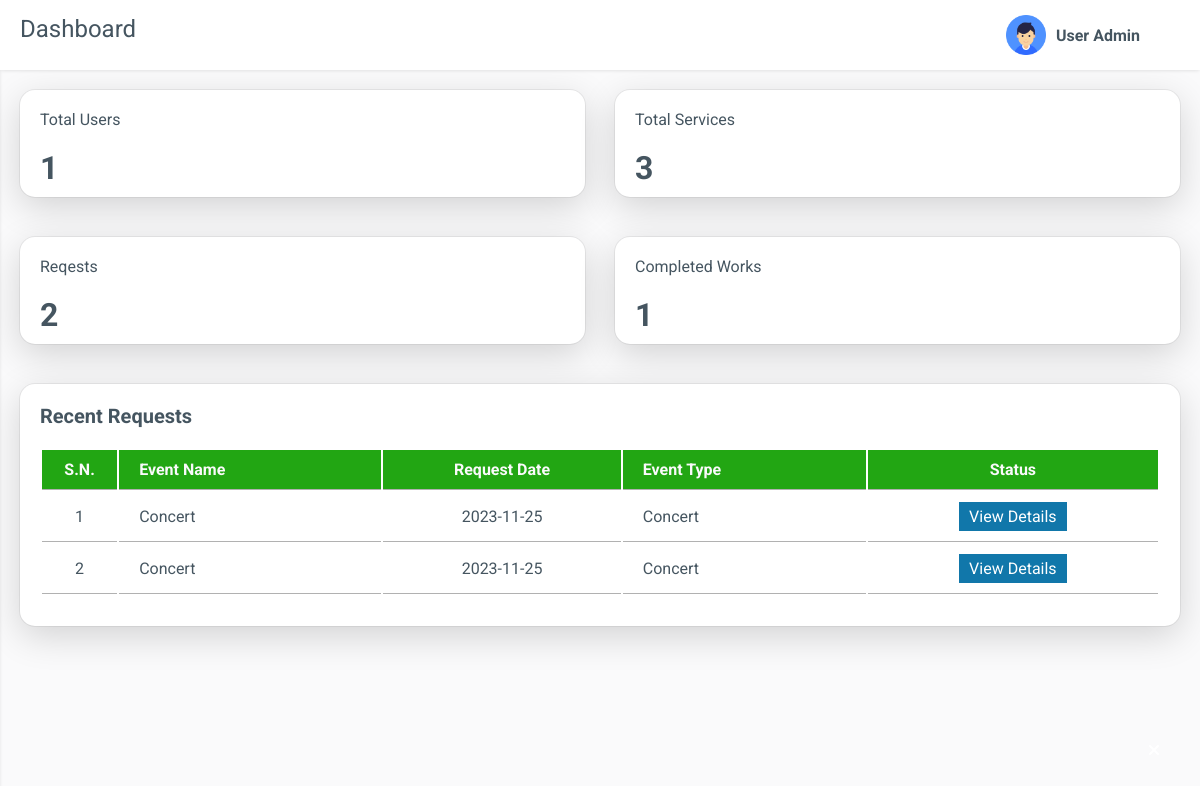
The page /admin/index.php (signed in) on the database as committed earlier.
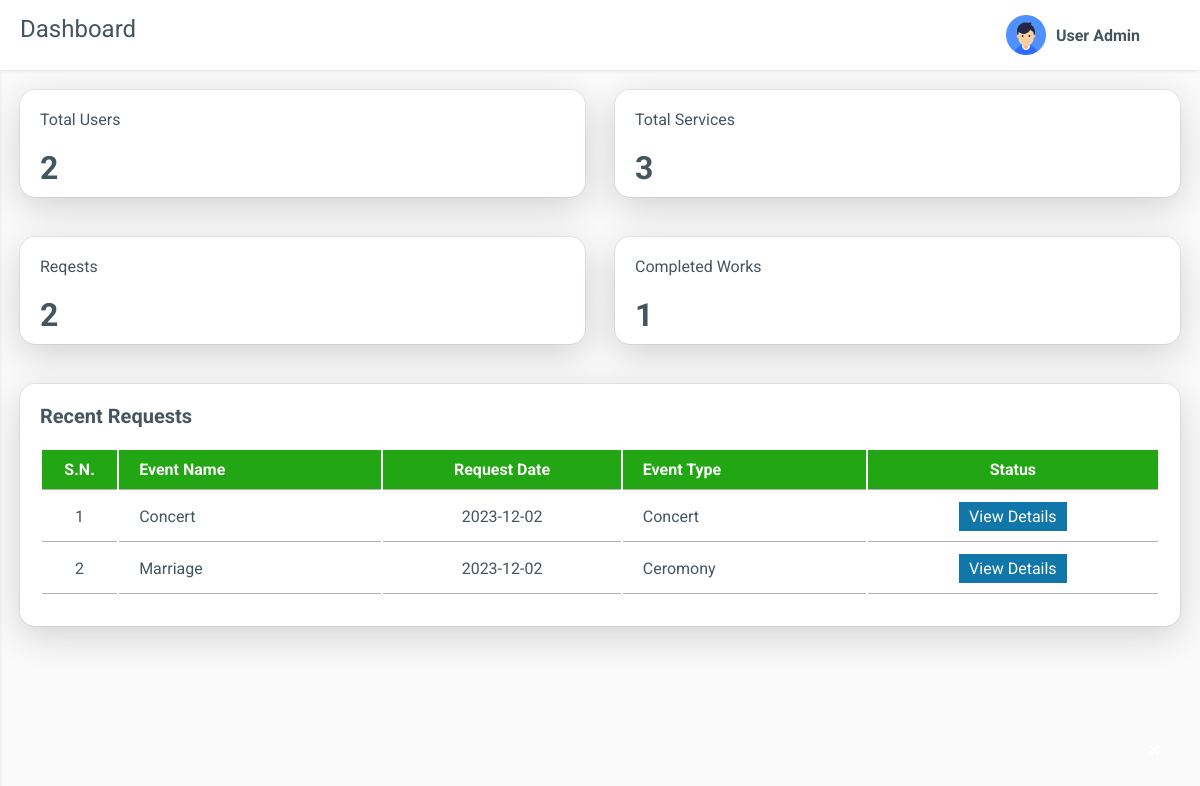
The same page on the database as committed later.
### tables this page shows
CREATE TABLE `tbl_reservation` (
  `res_id` int(11) NOT NULL,
  `userId` int(11) NOT NULL,
  `packageId` int(11) NOT NULL,
  `reserveDate` date NOT NULL,
  `reserveTime` time NOT NULL,
  `status` varchar(255) NOT NULL,
  `totalcost` int(11) NOT NULL,
  `advanceamt` int(11) NOT NULL,
  `numDays` int(11) NOT NULL,
  `event_date` date NOT NULL,
  `amtstatus` varchar(255) NOT NULL,
  `eventDestination` varchar(255) NOT NULL
);

CREATE TABLE `tbl_service` (
  `ser_id` int(11) NOT NULL,
  `ser_name` varchar(255) NOT NULL,
  `type` int(11) NOT NULL,
  `image` varchar(255) NOT NULL,
  `description` text NOT NULL
);

CREATE TABLE `tbl_types` (
  `type_id` int(11) NOT NULL,
  `name` varchar(255) NOT NULL
);

### admin/index.php (the view, shortened to what this page needs)
    <?php
        require_once('header.php');
        require_once('sidebar.php');
    ?>
    <div class="main">
        <div class="main-header">
            <div class="main-title">
                Dashboard
            </div>
            <?php
            require_once('profile.php');
            ?>
        </div>
        <div class="main-content">
            <div class="row">
                <div class="col-3 col-md-6 col-sm-12">
                    <div class="box box-hover">
                        <div class="counter">
                            <div class="counter-title">
                                Total Users
                            </div>
                            <?php
                            $sql = "SELECT COUNT(*) AS total_users FROM tbl_users";
                            $result = mysqli_query($conn, $sql);
                            if ($result) {
                                $row = mysqli_fetch_assoc($result);
                                $totalUsers = $row['total_users'];
                            } else {
                                $totalUsers = 0;
                            }
                            ?>
                             <div class="counter-info">
                                <div class="counter-count">
                                    <?php echo $totalUsers; ?>
                                </div>
                            </div>
                        </div>
                    </div>
                </div>
                <div class="col-3 col-md-6 col-sm-12">
                    <div class="box box-hover">
                        <div class="counter">
                            <div class="counter-title">
                                Total Services
                            </div>
                            <?php
                              $sql = "SELECT COUNT(*) AS total_service FROM tbl_service";
                              $result = mysqli_query($conn, $sql);
                              if ($result) {
                                  $row = mysqli_fetch_assoc($result);
                                  $totalService = $row['total_service'];
                              } else {
                                  $totalService = 0;
                              }
                              ?>
                            <div class="counter-info">
                                <div class="counter-count">
                                <?php echo $totalService; ?>
                                </div>
                            </div>
                        </div>
                    </div>
                </div>
                <div class="col-3 col-md-6 col-sm-12">
                    <div class="box box-hover">
                        <div class="counter">
                            <div class="counter-title">
                                Reqests
                            </div>
                            <?php
                                $sql = "SELECT COUNT(*) AS not_seen_requests FROM tbl_reservation WHERE status IS NULL OR status = ''";
                                $result = mysqli_query($conn, $sql);
                                if ($result) {
                                    $row = mysqli_fetch_assoc($result);
                                    $notSeenRequests = $row['not_seen_requests'];
                                } else {
                                    $notSeenRequests = 0;
                                }
                            ?>
                            <div class="counter-info">
                                <div class="counter-count">
                                    <?php echo $notSeenRequests; ?>
                                </div>
                            </div>
                        </div>
                    </div>
                </div>
                <div class="col-3 col-md-6 col-sm-12">
                    <div class="box box-hover">
                        <div class="counter">
                            <div class="counter-title">
                                Completed Works
                            </div>
                            <?php
                                $sql = "SELECT COUNT(*) AS completedWork FROM tbl_reservation WHERE status = 'completed'";
                                $result = mysqli_query($conn, $sql);
                                if ($result) {
                                    $row = mysqli_fetch_assoc($result);
                                    $completedWork = $row['completedWork'];
                                } else {
                                    $completedWork = 0;
                                }
                            ?>
                            <div class="counter-info">
                                <div class="counter-count">
                                <?php echo $completedWork; ?>
                                </div>
                            </div>
                        </div>
                    </div>
                </div>
            </div>
            <div class="row">
                <div class="col-12">
                    <div class="box">
                        <div class="box-header">
                            Recent Requests
                        </div>
                        <div class="box-body overflow-scroll">
                        <table>
                            <thead>
                                <tr>
                                    <th class="center">S.N.</th>
                                    <th class="left">Event Name</th>
                                    <th class="center">Request Date</th>
                                    <th class="left">Event Type</th>
                                    <th class="center">Status</th>
                                </tr>
                            </thead>
                            <tbody>
                                <?php
                                $sql = "SELECT
                                            r.res_id,
                                            s.ser_name AS event_name,
                                            r.reserveDate,
                                            t.name AS event_type,
                                            r.status
                                        FROM
                                            tbl_reservation r
                                        JOIN
                                            tbl_packages p ON r.packageId = p.pkg_id
                                        JOIN
                                            tbl_service s ON p.service_id = s.ser_id
                                        JOIN
                                            tbl_types t ON s.type = t.type_id
                                        WHERE
                                            r.status = ''
                                        ORDER BY
                                            r.reserveDate DESC
                                        LIMIT
                                            5;";
                                $output = mysqli_query($conn, $sql);
                                if (!$output) {
                                    echo "Error: " . mysqli_error($conn);
                                } else {
                                    $serialNumber = 1;
                                    while ($row = mysqli_fetch_assoc($output)) {
                                        ?>
                                        <tr>
                                            <td class="center"><?= $serialNumber ?></td>
                                            <td class="left"><?= $row['event_name'] ?></td>
                                            <td class="center"><?= $row['reserveDate'] ?></td>
                                            <td class="left"><?= $row['event_type'] ?></td>
                                            <td class="center">
                                                <a href="booking.php?criteria=<?= $row['res_id'] ?>" class="edit">View Details</a>
                                            </td>
                                        </tr>
                                        <?php
                                        $serialNumber++;
                                    }
                                }
                                ?>
                            </tbody>
                        </table>
                        </div>
                    </div>
                </div>
            </div>
        </div>
    </div>
<?php
require_once('footer.php');
?>

### admin/header.php (shortened to what this page needs)
<!DOCTYPE html>
<html lang="en">
<head>
    <link rel="stylesheet" href="https://cdnjs.cloudflare.com/ajax/libs/font-awesome/6.4.2/css/all.min.css">
    <link rel="stylesheet" href="./css/app.css">
    <link rel="stylesheet" href="./css/grid.css">
    <link rel="stylesheet" href="./css/style.css">
</head>
<body>

### admin/sidebar.php (shortened to what this page needs)
<div class="messageBox" id="messageBox">
    <p onclick="closemessageBox()" id="closeBtn"><i class="fa-solid fa-xmark"></i></p>
</div>

### admin/profile.php
<div class="last-title">
    <div class="user-details">
        <img src="images/default-1.png" width="50px" alt="image">
        <h1>User Admin</h1>
    </div>
</div>

### admin/footer.php (shortened to what this page needs)
</body>
</html>

### admin/css/app.css (style rules this page uses)
:root { --body-bg: #fafafb; --box-bg: #ffffff; --main-color: #a10e55; --btn-edit: #1177aa; --btn-view: #06b47d; --btn-delete: #b90f0f; --text-color: #455560; --tbl-thead: #1A0051; --text-second-color: #72849ab3; --sidebar-color: #061945b3; --sidebar-active-color: #ffffff; --sidebar-hover-color: #ffffff; --sidebar-background-color: #22a613; --success-color: #d4edda; --success-color-border: #28a745; --danger-color: #f8d7da; --border-color: #b1b1b1; --menu-item-active-bg: rgba(201, 247, 62, 0.1); --gradient-bg:linear-gradient(to right, #02266C , #1A0051); --inversegradient-bg:linear-gradient(to right, #1A0051, #02266C ); --box-border-radius: 15px; --sidebar-size: 300px; --sidebar-logo-img-size: 45px; --sidebar-logo-size: 80px; --profile-image-size: 45px; --main-header-height: 80px; --shadow: 0 1px 4px -1px rgb(0 0 0 / 15%); }
* { padding: 0; margin: 0; box-sizing: border-box; }
body { font-family: "Roboto", sans-serif; background-color: var(--body-bg); color: var(--text-color); position: relative; }
a { text-decoration: none; color: unset; display: inline-block; }
.main { padding-left: var(--sidebar-size); display: block; margin: 0; }
.main-header { display: flex; width: 100%; justify-content: space-between; padding: 15px 20px; background-color: var(--box-bg); box-shadow: var(--shadow); position: sticky; top: 0; z-index: 100; }
.main-title { text-transform: capitalize; font-size: 1.5rem; }
.main-header .last-title .user-details { display: flex; padding: 0px 30px; align-items: center; justify-content: center; }
.main-header .last-title .user-details img { width: 40px; border-radius: 25%; }
.main-header .last-title .user-details h1 { font-size: 1rem; padding: 0px 10px; }
.main-content { padding: 10px 20px; height: calc(100vh - var(--main-header-height)); overflow-y: auto; }
.box { background-color: var(--box-bg); padding: 20px 20px 10px 20px; border: none; border-radius: var(--box-border-radius); margin: 10px 0px; box-shadow: rgba(0, 0, 0, 0.16) 0px 10px 36px 0px, rgba(0, 0, 0, 0.06) 0px 0px 0px 1px; }
.counter-title { margin-bottom: 20px; text-transform: capitalize; }
.counter-info { display: flex; align-items: center; justify-content: space-between; font-size: 2rem; font-weight: 700; }
.box-header { text-transform: capitalize; font-size: 1.25rem; font-weight: 700; }
.box-body { padding: 20px 0; }
table { width: 100%; min-width: 1000px; }
table thead { background: var(--sidebar-background-color); color: var(--body-bg); border: 1px solid var(--border-color); }
table thead tr { text-align: left; }
table th, table td { padding: 10px 0; border-bottom: 1px solid var(--border-color); }
table td a { color: #fff; padding: 5px 10px; border: none; cursor: pointer; margin: 0px 5px; background-color: var(--btn-view); }
table td .edit { background: var(--btn-edit); }
table thead .center, table tbody .center { text-align: center; }
table thead .left, table tbody .left { padding-left: 20px; text-transform: capitalize; }
.overflow-scroll { overflow-y: auto; }
@media only screen and (max-width: 1280px) { .main { padding-left: 0; } }

### admin/css/grid.css (style rules this page uses)
.row { display: flex; flex-wrap: wrap; margin: 0 -15px; }
[class*="col-"] { padding: 0 15px; margin-bottom: 20px; }
.col-3 { width: 25%; }
.col-12 { width: 100%; }
@media only screen and (max-width: 1280px) { .col-md-6 { width: 50%; } }

### admin/css/style.css (style rules this page uses)
.messageBox { position: fixed; z-index: 999; bottom: 30px; right: 30px; width: 400px; justify-content: space-between; color: #fff; padding: 10px; font-size: 1em; display: flex; }
#closeBtn { cursor: pointer; }

Rows that differ between the two databases and show on the page:
removed tbl_reservation: tbl_service.ser_name "Concert", reserveDate "2023-11-25", tbl_types.name "Concert"
removed tbl_reservation: tbl_service.ser_name "Concert", reserveDate "2023-11-25", tbl_types.name "Concert"
added tbl_reservation: tbl_service.ser_name "Concert", reserveDate "2023-12-02", tbl_types.name "Concert"
added tbl_reservation: tbl_service.ser_name "Marriage", reserveDate "2023-12-02", tbl_types.name "Ceromony"
Other text that changed with them:
$totalUsers: "1" → "2"
